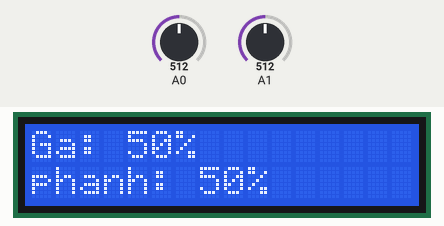
Bench run of a sketch on a simulated Arduino Uno, built with avr-gcc and run on an emulated ATmega328P. Parts: 16×2 character LCD. Inputs (shaded band) come from the test bench; at power-on: A0 = 512, A1 = 512. What the sketch prints to the serial monitor is not drawn.

Above: at 3.2 s.
3.3 s: A0 set to 716
At 4.5 s:
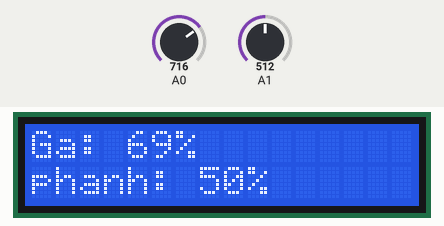
4.9 s: A1 set to 716
At 6.2 s:
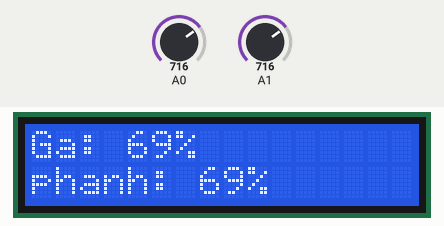
6.5 s: A0 set to 900
At 6.9 s:
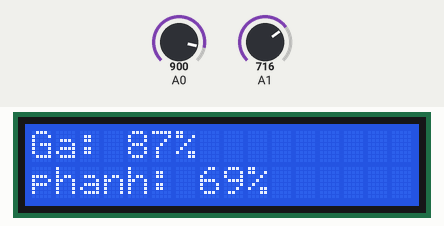
8.1 s: A1 set to 900
At 8.7 s:
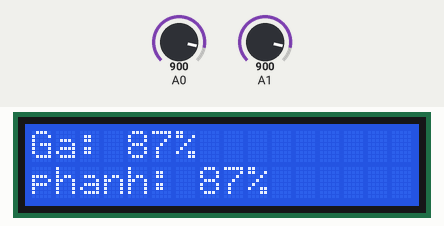
9.6 s: A0 set to 1005
At 10.7 s:
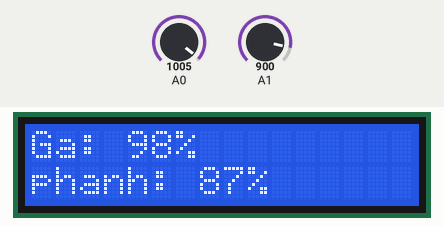
11.1 s: A0 set to 1023
At 12.6 s:
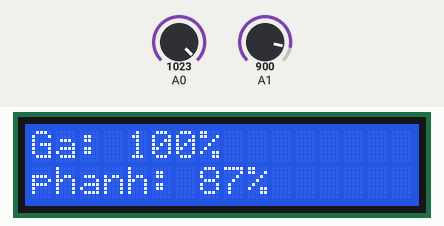
Timing chart, 0 to 13.7 s (numbered marks = the images above; inputs shaded):
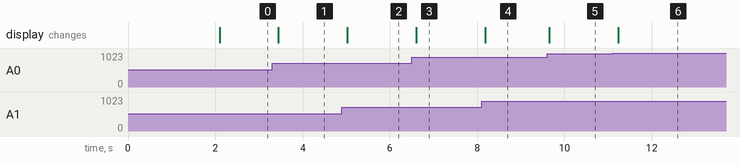

The sketch:

CAM_BIEN_PHANH_GA.ino
```cpp
#include <Wire.h>
#include <LiquidCrystal_I2C.h>

// Khai báo địa chỉ I2C và kích thước của LCD
LiquidCrystal_I2C lcd(0x27, 16, 2); // Thay 0x27 bằng địa chỉ I2C của bạn nếu cần

void setup() {
  Serial.begin(9600);
    // Khởi động giao tiếp I2C và LCD
    lcd.init();
    lcd.backlight();

    // Thiết lập các chân đầu vào
    pinMode(A0, INPUT); // Cảm biến mức ga
    pinMode(A1, INPUT); // Cảm biến mức phanh

    // Hiển thị thông báo khởi động trên LCD
    lcd.setCursor(0, 0);
    lcd.print("Init Complete");
    delay(2000); // Dừng 2 giây để người dùng thấy thông báo
    lcd.clear();
}

void loop() {
    // Đọc giá trị analog từ các cảm biến
    int rawGa = analogRead(A0);
    int rawphanh = analogRead(A1);

    // Chuyển đổi giá trị từ 0-1023 sang 0-100
    int GaLevel = map(rawGa, 0, 1023, 0, 100);
    int phanhLevel = map(rawphanh, 0, 1023, 0, 100);

    // Hiển thị giá trị mức ga và mức phanh trên LCD
    lcd.setCursor(0, 0); // Dòng đầu tiên
    lcd.print("Ga: ");
    lcd.print(GaLevel);
    lcd.print("%  ");

    lcd.setCursor(0, 1); // Dòng thứ hai
    lcd.print("phanh: ");
    lcd.print(phanhLevel);
    lcd.print("%  ");
    Serial.print(GaLevel);
    Serial.print("   ");
    Serial.println(phanhLevel);

    delay(100); // Đợi 100ms trước khi cập nhật giá trị
}
```

Measured:
- after the input at 3.3 s, the display: changes after 0.14 s (image 1)
- after the input at 4.9 s, the display: changes after 0.12 s (image 2)
- after the input at 6.5 s, the display: changes after 0.11 s (image 3)
- after the input at 8.1 s, the display: changes after 0.09 s (image 4)
- after the input at 9.6 s, the display: changes after 0.05 s (image 5)
- after the input at 11.1 s, the display: changes after 0.13 s (image 6)
